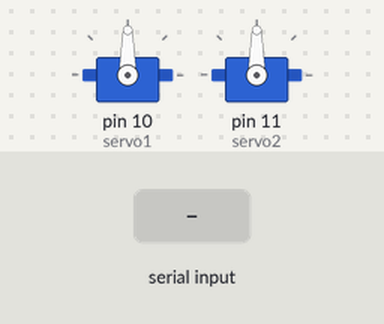
Bench run of a sketch on a simulated Arduino Uno, built with avr-gcc and run on an emulated ATmega328P. On the bench: 2 × servo. Inputs (shaded band) come from the test bench.

Above: at 1.2 s.
1.3 s: "servo1 1\n" received over Serial
At 2.4 s:
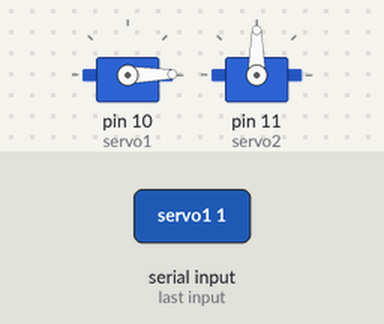
2.8 s: "servo1 150\n" received over Serial
At 3.6 s:
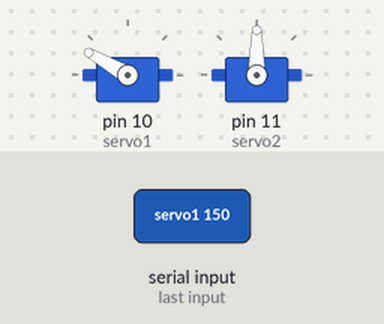
4.3 s: "servo2 1\n" received over Serial
At 4.7 s:
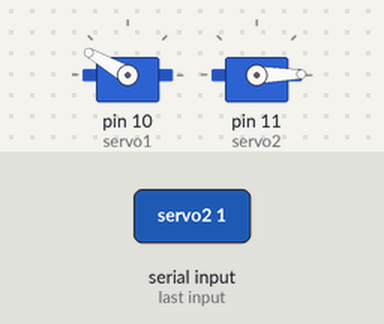
5.8 s: "servo2 150\n" received over Serial
At 7.0 s:
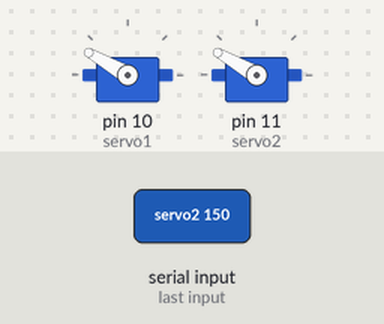
7.3 s: "servo1 1\n" received over Serial
At 8.2 s:
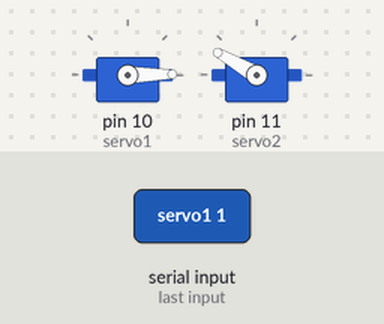
8.8 s: "servo2 1\n" received over Serial
At 9.3 s:
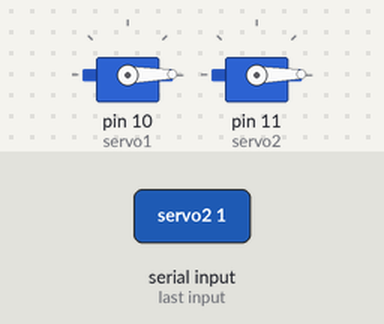
Timing chart, 0 to 11.3 s (numbered marks = the images above; inputs shaded):
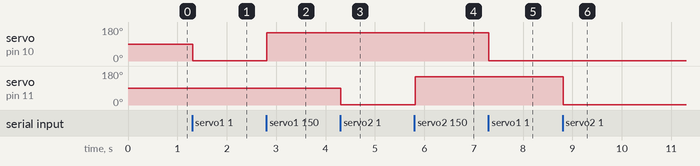

The sketch:

InteligentnySystemSledzacy.ino
```cpp
#include <Servo.h>

Servo servo1;
Servo servo2;
String command;

void setup()
{
  Serial.begin(9600);
  servo1.attach(10);
  servo2.attach(11);
}
//////////////////////////////////////////////////////////
void loop()
{
  if(Serial.available())
  {
   char c = Serial.read();
   if(c == '\n')
   {
      parseCommand(command);
      command = "";
   }
   else
   {
     command += c;
   }

  }
}
////////////////////////////////////////////////////////////////////////
void parseCommand(String com)
{
  String part1;
  String part2;

  part1 = com.substring(0,com.indexOf(" "));
  part2 = com.substring(com.indexOf(" ") + 1);

  if(part1.equalsIgnoreCase("servo1"))
  {
   int val = part2.toInt();
   if(val !=0)
   {
     servo1.write(val);
   }
  }
  else if(part1.equalsIgnoreCase("servo2"))
  {
    int val = part2.toInt();
    if(val !=0)
    {servo2.write(val);}
  }
  else
  {
   Serial.println("command not recog");
  }
}
```

Measured:
- after the input at 1.3 s, servo on pin 10 (servo1): 90° → 1° at once
- after the input at 2.8 s, servo on pin 10 (servo1): 1° → 150° at once
- after the input at 4.3 s, servo on pin 11 (servo2): 90° → 1° at once
- after the input at 5.8 s, servo on pin 11 (servo2): 1° → 150° at once
- after the input at 7.3 s, servo on pin 10 (servo1): 150° → 1° at once
- after the input at 8.8 s, servo on pin 11 (servo2): 150° → 1° at once
